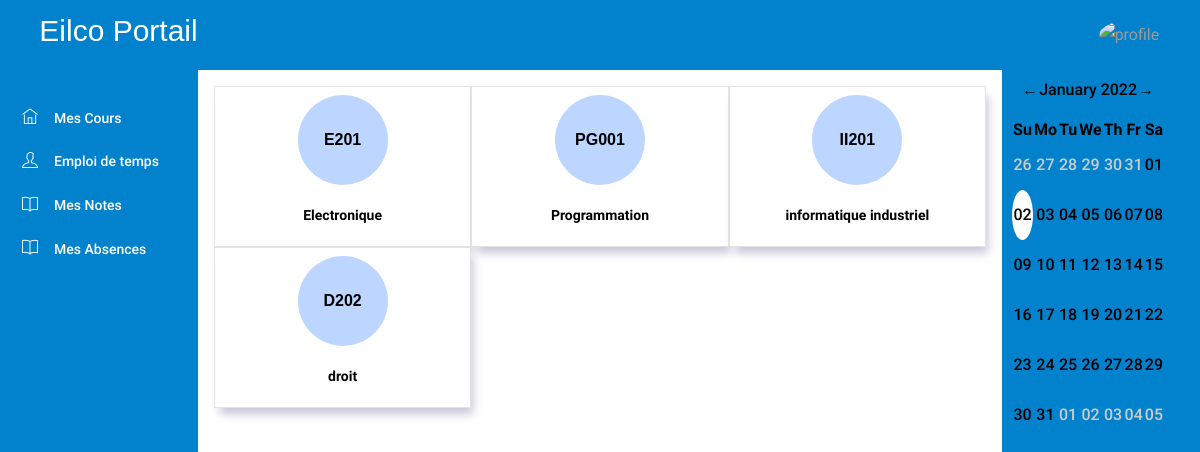
Page /PL/pages/student/edt.php (signed in) on the earlier database version.
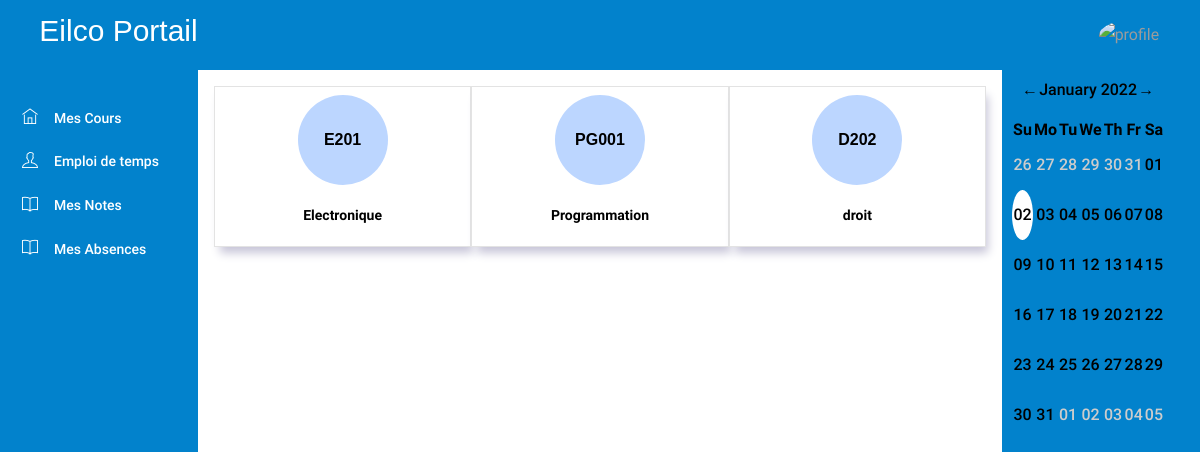
Same page on the later database version.
### tables this page shows
CREATE TABLE `cours` (
  `idcours` int NOT NULL AUTO_INCREMENT,
  `nom` varchar(45) NOT NULL,
  `abreviation` varchar(45) NOT NULL,
  `prof_id` int NOT NULL,
  `credits` int NOT NULL,
  `formation_id` int NOT NULL,
  PRIMARY KEY (`idcours`),
  KEY `prof_idx` (`prof_id`),
  KEY `classe_cour_idx` (`formation_id`),
  CONSTRAINT `formation_cour` FOREIGN KEY (`formation_id`) REFERENCES `formation` (`idformation`) ON DELETE CASCADE ON UPDATE CASCADE,
  CONSTRAINT `prof_cour` FOREIGN KEY (`prof_id`) REFERENCES `users` (`iduser`) ON DELETE CASCADE ON UPDATE CASCADE
);

### DAL/coursRepository.php (called while the page is built, shortened)
<?php
require_once(__DIR__ . "/../DTO/cour.php");
function getCoursbystudentId($student_id)
{
    $conn = openConnection();
    $cours = null;
    $query = "select cours.* from users,cours where cours.formation_id=users.formation_id and users.iduser=?;";
    $stmt = $conn->prepare($query);
    $stmt->bind_param("i", $student_id);
    $stmt->execute();
    $result = $stmt->get_result();
    $i = 0;
    while ($row = mysqli_fetch_array($result)) {
        $cour = new cour();
        $cour->setId($row["idcours"]);
        $cour->setNom($row["nom"]);
        $cour->setAbreviation($row["abreviation"]);
        $cour->setProf_id($row["prof_id"]);
        $cour->setFormation_id($row["formation_id"]);
        $cour->setNb_credits($row["credits"]);
        $cours[$i] = $cour;
        $i++;
    }
    return $cours;
}

### BLL/coursManager.php (called while the page is built, shortened)
<?php
require(__DIR__."/../DAL/coursRepository.php");
function getCoursbystudent($student_id) {
    return getCoursbystudentId($student_id);
}
?>

### DTO/cour.php (called while the page is built, shortened)
<?php
class cour{
    private $nom;
    private $abreviation;
    public function getNom() {
        return $this->nom;
    }
    public function setNom($nom) {
        $this->nom = $nom;
    }
    public function getAbreviation() {
        return $this->abreviation;
    }
    public function setAbreviation($abreviation) {
        $this->abreviation = $abreviation;
    }
}
?>

### PL/pages/student/edt.php (the view, shortened to what this page needs)
<!DOCTYPE html>
<html lang="en">
<head>
    <link rel="stylesheet" href="../../assets/vendors/ti-icons/css/themify-icons.css">
    <link rel="stylesheet" href="../../styles/admin_page.css">
    <link rel="stylesheet" href="../../styles/rome.css">
</head>
<body>
    <div class="container-scroller">
        <nav class="navbar col-lg-12 col-12 p-0 fixed-top d-flex flex-row">
            <div class="text-center navbar-brand-wrapper d-flex align-items-center justify-content-center">
                <h3 style="color: white; font-family: 'Gill Sans', 'Gill Sans MT', Calibri, 'Trebuchet MS', sans-serif;">
                    Eilco Portail</h3>
            </div>
            <div class="navbar-menu-wrapper d-flex align-items-center justify-content-end">
                <ul class="navbar-nav navbar-nav-right">
                    <li class="nav-item nav-profile dropdown">
                        <a class="nav-link dropdown-toggle" href="#" data-toggle="dropdown" id="profileDropdown">
                            <img src="images/faces/face28.jpg" alt="profile" />
                        </a>
                    </li>
                </ul>
            </div>
        </nav>
        <div class="container-fluid page-body-wrapper">
            <nav class="sidebar sidebar-offcanvas" id="sidebar">
                <ul class="nav">
                    <li class="nav-item">
                        <a class="nav-link" href="student_page.php">
                            <i class="ti-home menu-icon"></i>
                            <span class="menu-title">Mes Cours</span>
                        </a>
                    </li>
                    <li class="nav-item">
                        <a class="nav-link" href="edt.php">
                            <i class="ti-user menu-icon"></i>
                            <span class="menu-title">Emploi de temps </span>
                        </a>
                    </li>
                    <li class="nav-item">
                        <a class="nav-link" href="notes.php">
                            <i class="ti-book menu-icon"></i>
                            <span class="menu-title">Mes Notes</span>
                        </a>
                    </li>
                    <li class="nav-item">
                        <a class="nav-link" href="absence.php">
                            <i class="ti-book menu-icon"></i>
                            <span class="menu-title">Mes Absences</span>
                        </a>
                    </li>
                </ul>
            </nav>
            <div class="main-panel">
                <div class="content-wrapper">
                    <?php
                    require('../../../BLL/coursManager.php');
                    $u = unserialize($_SESSION['loggeduser']);
                    $courses = getCoursbystudent($u->getId());
                    echo "<div class='course-panel row'>";
                    for ($i = 0; $i < count($courses); $i++) {
                        echo "<div class='card col-md-4' style='width: 18rem; margin-left=0.2rem'>"
                        ."<div class='res-circle'>"
                        ."<div class='circle-txt'>".$courses[$i]->getAbreviation()."</div>"
                        ."</div>"
                        ."<div class='card-body'>"
                        ."<p class='card-text'>".$courses[$i]->getNom()."</p>"
                        ."</div>"
                        ."</div>";}
                        echo "</div>"
                    ?>
                </div>
            </div>
            <nav class="sidebar calendarbar" id="sidebar">
                <form action="#" class="row">
                    <div class="col-md-12">
                        <div id="inline_cal"></div>
                    </div>
                </form>
        </div>
    </div>
</body>
</html>

Differences in the rows shown:
removed cours: abreviation "II201", nom "informatique industriel"
